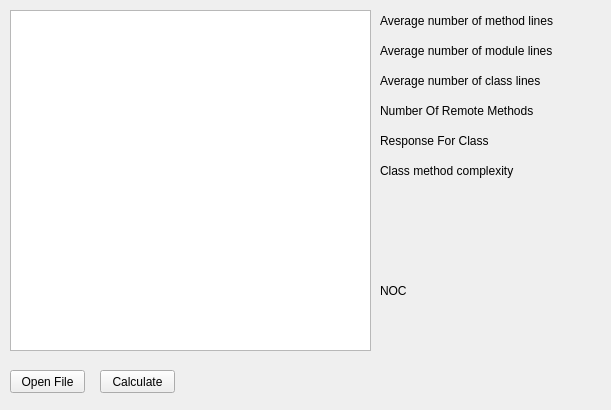
<?xml version="1.0" encoding="UTF-8"?>
<ui version="4.0">
 <class>MainWindow</class>
 <widget class="QMainWindow" name="MainWindow">
  <property name="geometry">
   <rect>
    <x>0</x>
    <y>0</y>
    <width>611</width>
    <height>410</height>
   </rect>
  </property>
  <property name="windowTitle">
   <string>MainWindow</string>
  </property>
  <property name="unifiedTitleAndToolBarOnMac">
   <bool>false</bool>
  </property>
  <widget class="QWidget" name="centralWidget">
   <widget class="QPushButton" name="openFile_Button">
    <property name="geometry">
     <rect>
      <x>10</x>
      <y>370</y>
      <width>75</width>
      <height>23</height>
     </rect>
    </property>
    <property name="text">
     <string>Open File</string>
    </property>
   </widget>
   <widget class="QPlainTextEdit" name="plainTextEdit">
    <property name="geometry">
     <rect>
      <x>10</x>
      <y>10</y>
      <width>361</width>
      <height>341</height>
     </rect>
    </property>
   </widget>
   <widget class="QLabel" name="label_averNumMethLines">
    <property name="geometry">
     <rect>
      <x>380</x>
      <y>10</y>
      <width>211</width>
      <height>21</height>
     </rect>
    </property>
    <property name="text">
     <string>Average number of method lines</string>
    </property>
   </widget>
   <widget class="QPushButton" name="calculate_Button">
    <property name="geometry">
     <rect>
      <x>100</x>
      <y>370</y>
      <width>75</width>
      <height>23</height>
     </rect>
    </property>
    <property name="text">
     <string>Calculate</string>
    </property>
   </widget>
   <widget class="QLabel" name="label_averNumModuleLines">
    <property name="geometry">
     <rect>
      <x>380</x>
      <y>40</y>
      <width>211</width>
      <height>21</height>
     </rect>
    </property>
    <property name="text">
     <string>Average number of module lines</string>
    </property>
   </widget>
   <widget class="QLabel" name="label_averNumClassLines">
    <property name="geometry">
     <rect>
      <x>380</x>
      <y>70</y>
      <width>211</width>
      <height>21</height>
     </rect>
    </property>
    <property name="text">
     <string>Average number of class lines</string>
    </property>
   </widget>
   <widget class="QLabel" name="label_NORM">
    <property name="geometry">
     <rect>
      <x>380</x>
      <y>100</y>
      <width>211</width>
      <height>21</height>
     </rect>
    </property>
    <property name="text">
     <string>Number Of Remote Methods</string>
    </property>
   </widget>
   <widget class="QLabel" name="label_RFC">
    <property name="geometry">
     <rect>
      <x>380</x>
      <y>130</y>
      <width>211</width>
      <height>21</height>
     </rect>
    </property>
    <property name="text">
     <string>Response For Class</string>
    </property>
   </widget>
   <widget class="QLabel" name="label_WMC">
    <property name="geometry">
     <rect>
      <x>380</x>
      <y>160</y>
      <width>211</width>
      <height>21</height>
     </rect>
    </property>
    <property name="text">
     <string>Сlass method complexity</string>
    </property>
   </widget>
   <widget class="QLabel" name="label_NOC">
    <property name="geometry">
     <rect>
      <x>380</x>
      <y>190</y>
      <width>211</width>
      <height>201</height>
     </rect>
    </property>
    <property name="lineWidth">
     <number>1</number>
    </property>
    <property name="text">
     <string>NOC</string>
    </property>
    <property name="scaledContents">
     <bool>true</bool>
    </property>
    <property name="wordWrap">
     <bool>true</bool>
    </property>
   </widget>
  </widget>
 </widget>
 <layoutdefault spacing="6" margin="11"/>
 <resources/>
 <connections/>
</ui>
